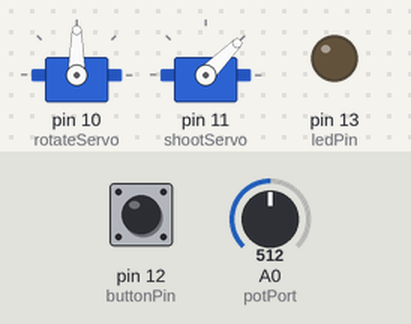
Bench run of a sketch on a simulated Arduino Uno, built with avr-gcc and run on an emulated ATmega328P. Shown: 2 × servo, output pins drawn as LEDs (lit = HIGH). Inputs (shaded band) come from the test bench; at power-on: pin 12 (buttonPin) LOW, A0 (potPort) = 512.

Above: at 1.2 s.
1.3 s: pin 12 (buttonPin) pulled HIGH for 0.15 s
At 1.46 s:
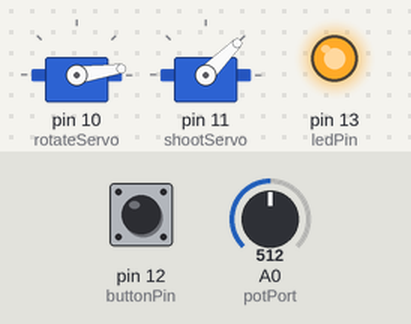
4.3 s: A0 (potPort) set to 716
At 6.1 s:
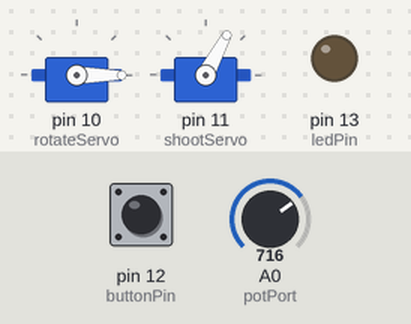
6.4 s: A0 (potPort) set to 511
At 7.6 s:
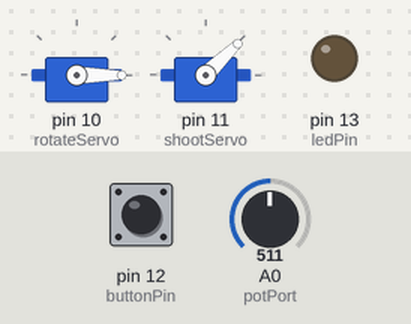
7.9 s: A0 (potPort) set to 306
At 8.7 s:
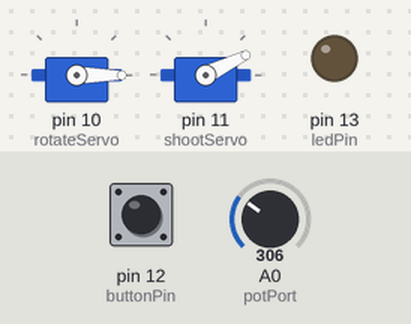
9.4 s: pin 12 (buttonPin) pulled HIGH for 1 s
At 9.56 s:
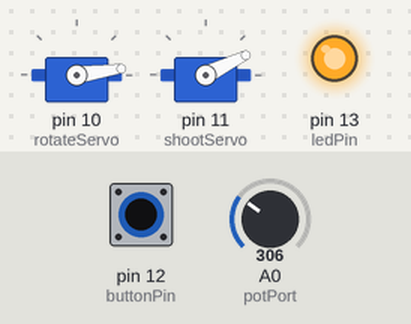
12.4 s: A0 (potPort) set to 122
At 13.5 s:
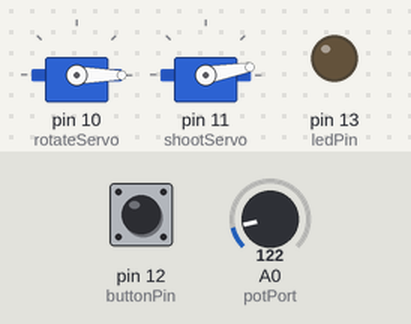
Timing chart, 0 to 15.4 s (numbered marks = the images above; inputs shaded):
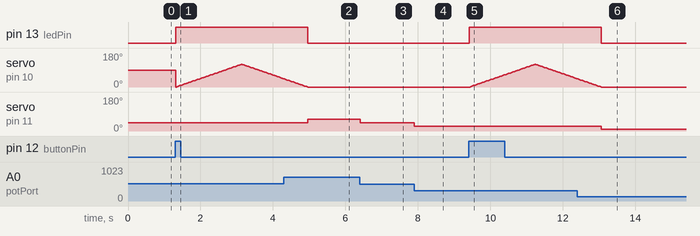

Measured:
- after the input at 1.3 s, pin 13 (ledPin): LOW → HIGH at once
- after the input at 4.3 s, servo on pin 11 (shootServo): 45° → 62° after 0.66 s
- after the input at 6.4 s, servo on pin 11 (shootServo): 62° → 44° at once
- after the input at 7.9 s, servo on pin 11 (shootServo): 44° → 26° at once
- after the input at 9.4 s, pin 13 (ledPin): LOW → HIGH at once; servo on pin 10 (rotateServo): rises from 0° to 120° in 1.8 s, then falls to 43° in 1.2 s
- after the input at 12.4 s, servo on pin 11 (shootServo): 26° → 10° after 0.66 s

The sketch:

servo.ino
```cpp
#include <Servo.h>

Servo rotateServo; // servo object to aim the spray
Servo shootServo; // servo object to shoot the spray
int val; // variable to read the value from the analog pin
const int ledPin = 13; // where the led pin is located
const int buttonPin = 12; // where button to be pressed and switch modes is located
int buttonState = 0;
int potPort = 0; // port connecting to potentiometeter
int pos = 0;

void setup() {
   rotateServo.attach(10);
   shootServo.attach(11);
   pinMode(buttonPin, INPUT);
   pinMode(ledPin, OUTPUT);
}


void loop() {
   buttonState = digitalRead(buttonPin);  // read button state
   // Automatically move servo to shoot the spray
   if (buttonState == HIGH) { // button press
    digitalWrite(ledPin, HIGH); // turn LED on
    for (pos = 0; pos <= 120; pos += 1) { // goes from 0 to 120 degrees
    rotateServo.write(pos); // lets servo know what position to be in
    delay(15); // wait 15 ms for servo
    }
    for (pos = 120; pos >= 0; pos -= 1) { // goes from 120 to 0 degrees
      rotateServo.write(pos);
      delay(15);
    }
   }

   // Manually rotate servo to aim at target direction
    digitalWrite(ledPin, LOW); // keep LED off
    val = analogRead(potPort); // read potentiometer value (0 to 1023)
    val = map(val, 0, 1023, 0, 90); // Re-map val to servo (0 to 90)
    shootServo.write(val); // set servo position based off val

   delay(15);
}
```
